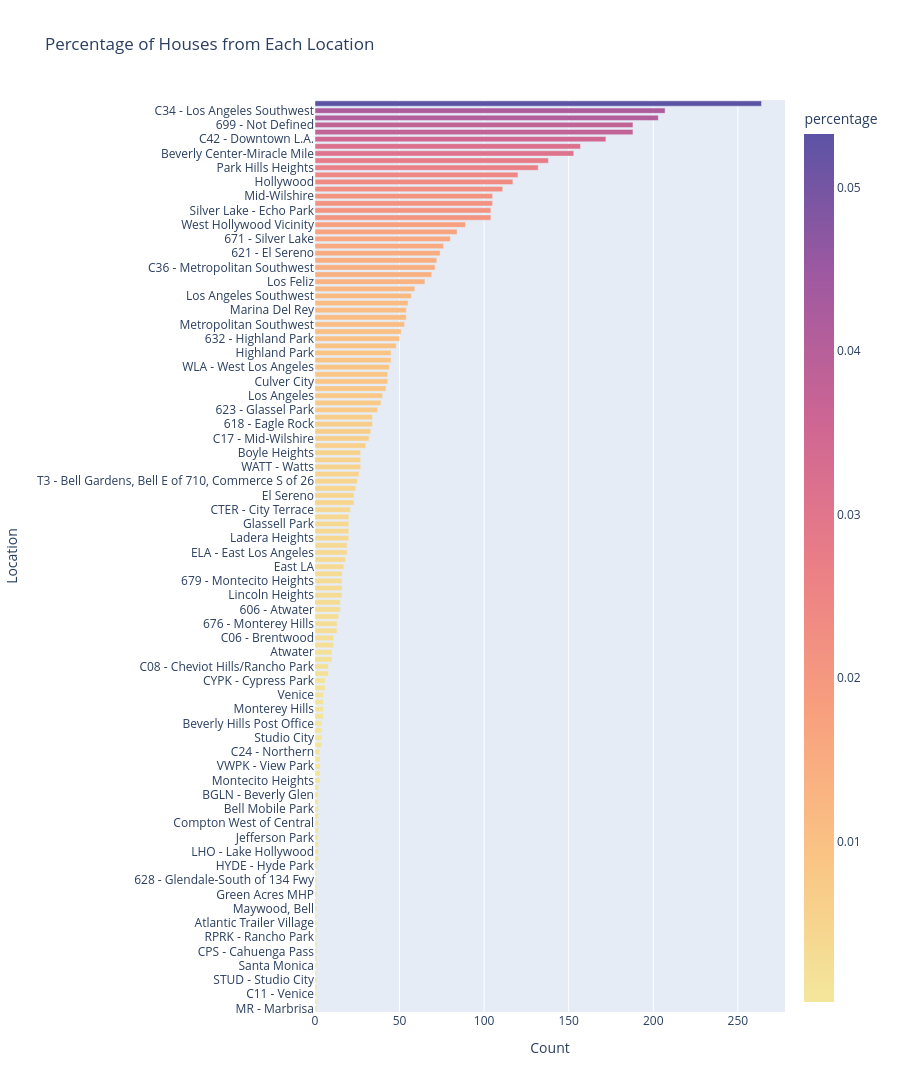

The notebook cell this image was saved under:
### Markdown cell above
As we can see here, Downtown L.A. has the most amount of houses for sale in November 2024 on `Redfin.com`.

### Code cell
# generate bar chart to see percentage of houses from each neighborhood
fig = px.bar(location_count, x = "count", y = "location", 
             hover_name = "location", hover_data = ["percentage", "count"],
             height=2000, color = "percentage", color_continuous_scale = "sunset",
             title = "Percentage of Houses from Each Location",
             labels = {"location": "Location",
                       "count": "Count"}
             )
fig.update_layout(bargap=0.25)
fig.show()

### Figure 1 — Plotly figure (JSON) as saved in the notebook; plotly's stock layout.template omitted (floating-point values rounded to 4 significant figures)
{"data": [{"alignmentgroup": "True", "customdata": [[0.0002], [0.0002], [0.0002], [0.0002], [0.0002], [0.0002], [0.0002], [0.0002], [0.0002], [0.0002], [0.0002], [0.0002], [0.0002], [0.0002], [0.0002], [0.0002], [0.0002], [0.0002], [0.0002], [0.0002], [0.0002], [0.0004], [0.0004], [0.0004], [0.0004], [0.0004], [0.0004], [0.0004], [0.0004], [0.0004], [0.0004], [0.0004], [0.00061], [0.00061], [0.00061], [0.00061], [0.00061], [0.00081], [0.00081], [0.00081], [0.00081], [0.00101], [0.00101], [0.00101], [0.00101], [0.00121], [0.00121], [0.00161], [0.00161], [0.00202], [0.00202], [0.00222], [0.00222], [0.00262], [0.00262], [0.00282], [0.00303], [0.00303], [0.00323], [0.00323], [0.00323], [0.00323], [0.00343], [0.00363], [0.00383], [0.00383], [0.00404], [0.00404], [0.00404], [0.00404], [0.00424], [0.00464], [0.00464], [0.00484], [0.00504], [0.00525], [0.00545], [0.00545], [0.00545], [0.00605], [0.00646], [0.00666], [0.00686], [0.00686], [0.00747], [0.00787], [0.00807], [0.00847], [0.00868], [0.00868], [0.00888], [0.00908], [0.00908], [0.00969], [0.01009], [0.01029], [0.01069], [0.0109], [0.0109], [0.0111], [0.0115], [0.0119], [0.01312], [0.01392], [0.01433], [0.01453], [0.01493], [0.01533], [0.01614], [0.01695], [0.01796], [0.02098], [0.02098], [0.02119], [0.02119], [0.0224], [0.02361], [0.02421], [0.02663], [0.02785], [0.03087], [0.03168], [0.03471], [0.03793], [0.03793], [0.04096], [0.04177], [0.05327]], "hovertemplate": "<b>%{hovertext}</b><br><br>Count=%{x}<br>Location=%{y}<br>percentage=%{marker.color}<extra></extra>", "hovertext": ["MR - Marbrisa", "OTHR", "C11 - Venice", "OLYM - Mount Olympus", "STUD - Studio City", "CO - Los Angeles (County)", "Santa Monica", "C02 - Beverly Hills Post Office", "CPS - Cahuenga Pass", "T2 - Cudahy, SouthGate W of 710, HuntPk S of Flore", "RPRK - Rancho Park", "North Inglewood", "Atlantic Trailer Village", "Cypress Park", "Maywood, Bell", "Florence Palms RV Park", "Green Acres MHP", "647 - Pasadena (SW)", "628 - Glendale-South of 134 Fwy", "D2 - Northwest Downey, N of Firestone, W of Downey", "HYDE - Hyde Park", "122 - Harbor Gateway", "LHO - Lake Hollywood", "Not Applicable-105", "Jefferson Park", "WIND - Windsor Hills", "Compton West of Central", "City Terrace", "Bell Mobile Park", "T5 - WalnutPk, HuntPk, Bell N of Florence, and Cud", "BGLN - Beverly Glen", "View Park", "Montecito Heights", "BAES - Bel Air Estates", "VWPK - View Park", "106 - Los Angeles", "C24 - Northern", "Beverly Hills", "Studio City", "C39 - Playa Vista", "Beverly Hills Post Office", "CHNA - Chinatown", "Monterey Hills", "103 - Ladera Heights", "Venice", "T6 - Maywood, Bell", "CYPK - Cypress Park", "C09 - Beverlywood Vicinity", "C08 - Cheviot Hills/Rancho Park", "Metropolitan", "Atwater", "C12 - Marina Del Rey", "C06 - Brentwood", "Playa Vista", "676 - Monterey Hills", "Cheviot Hills - Rancho Park", "606 - Atwater", "C30 - Hollywood Hills East", "Lincoln Heights", "Eagle Rock", "679 - Montecito Heights", "C28 - Culver City", "East LA", "C13 - Palms - Mar Vista", "ELA - East Los Angeles", "C10 - West Hollywood Vicinity", "Ladera Heights", "637 - Los Feliz", "Glassell Park", "C29 - Westchester", "CTER - City Terrace", "C19 - Beverly Center-Miracle Mile", "El Sereno", "C04 - Bel Air - Holmby Hills", "T3 - Bell Gardens, Bell E of 710, Commerce S of 26", "677 - Lincoln Hts", "WATT - Watts", "KREA - Koreatown", "Boyle Heights", "C23 - Metropolitan", "C17 - Mid-Wilshire", "Not Applicable", "618 - Eagle Rock", "HPK - Hancock Park", "623 - Glassel Park", "Mt Washington", "Los Angeles", "Metropolitan South", "Culver City", "C05 - Westwood - Century City", "WLA - West Los Angeles", "Westchester", "Highland Park", "680 - Mount Washington", "632 - Highland Park", "Beverlywood Vicinity", "Metropolitan Southwest", "PHHT - Park Hills Heights", "Marina Del Rey", "C03 - Sunset Strip - Hollywood Hills West", "Los Angeles Southwest", "West L.A.", "Los Feliz", "C20 - Hollywood", "C36 - Metropolitan Southwest", "BOYH - Boyle Heights", "621 - El Sereno", "Hollywood Hills East", "671 - Silver Lake", "Palms - Mar Vista", "West Hollywood Vicinity", "C16 - Mid Los Angeles", "Silver Lake - Echo Park", "Brentwood", "Mid-Wilshire", "C37 - Metropolitan South", "Hollywood", "Bel Air - Holmby Hills", "Park Hills Heights", "Hancock Park-Wilshire", "Beverly Center-Miracle Mile", "Mid Los Angeles", "C42 - Downtown L.A.", "Sunset Strip - Hollywood Hills West", "699 - Not Defined", "Westwood - Century City", "C34 - Los Angeles Southwest", "Downtown L.A."], "legendgroup": "", "marker": {"color": [0.0002, 0.0002, 0.0002, 0.0002, 0.0002, 0.0002, 0.0002, 0.0002, 0.0002, 0.0002, 0.0002, 0.0002, 0.0002, 0.0002, 0.0002, 0.0002, 0.0002, 0.0002, 0.0002, 0.0002, 0.0002, 0.0004, 0.0004, 0.0004, 0.0004, 0.0004, 0.0004, 0.0004, 0.0004, 0.0004, 0.0004, 0.0004, 0.00061, 0.00061, 0.00061, 0.00061, 0.00061, 0.00081, 0.00081, 0.00081, 0.00081, 0.00101, 0.00101, 0.00101, 0.00101, 0.00121, 0.00121, 0.00161, 0.00161, 0.00202, 0.00202, 0.00222, 0.00222, 0.00262, 0.00262, 0.00282, 0.00303, 0.00303, 0.00323, 0.00323, 0.00323, 0.00323, 0.00343, 0.00363, 0.00383, 0.00383, 0.00404, 0.00404, 0.00404, 0.00404, 0.00424, 0.00464, 0.00464, 0.00484, 0.00504, 0.00525, 0.00545, 0.00545, 0.00545, 0.00605, 0.00646, 0.00666, 0.00686, 0.00686, 0.00747, 0.00787, 0.00807, 0.00847, 0.00868, 0.00868, 0.00888, 0.00908, 0.00908, 0.00969, 0.01009, 0.01029, 0.01069, 0.0109, 0.0109, 0.0111, 0.0115, 0.0119, 0.01312, 0.01392, 0.01433, 0.01453, 0.01493, 0.01533, 0.01614, 0.01695, 0.01796, 0.02098, 0.02098, 0.02119, 0.02119, 0.0224, 0.02361, 0.02421, 0.02663, 0.02785, 0.03087, 0.03168, 0.03471, 0.03793, 0.03793, 0.04096, 0.04177, 0.05327], "coloraxis": "coloraxis", "pattern": {"shape": ""}}, "name": "", "offsetgroup": "", "orientation": "h", "showlegend": false, "textposition": "auto", "type": "bar", "x": [1, 1, 1, 1, 1, 1, 1, 1, 1, 1, 1, 1, 1, 1, 1, 1, 1, 1, 1, 1, 1, 2, 2, 2, 2, 2, 2, 2, 2, 2, 2, 2, 3, 3, 3, 3, 3, 4, 4, 4, 4, 5, 5, 5, 5, 6, 6, 8, 8, 10, 10, 11, 11, 13, 13, 14, 15, 15, 16, 16, 16, 16, 17, 18, 19, 19, 20, 20, 20, 20, 21, 23, 23, 24, 25, 26, 27, 27, 27, 30, 32, 33, 34, 34, 37, 39, 40, 42, 43, 43, 44, 45, 45, 48, 50, 51, 53, 54, 54, 55, 57, 59, 65, 69, 71, 72, 74, 76, 80, 84, 89, 104, 104, 105, 105, 111, 117, 120, 132, 138, 153, 157, 172, 188, 188, 203, 207, 264], "xaxis": "x", "y": ["MR - Marbrisa", "OTHR", "C11 - Venice", "OLYM - Mount Olympus", "STUD - Studio City", "CO - Los Angeles (County)", "Santa Monica", "C02 - Beverly Hills Post Office", "CPS - Cahuenga Pass", "T2 - Cudahy, SouthGate W of 710, HuntPk S of Flore", "RPRK - Rancho Park", "North Inglewood", "Atlantic Trailer Village", "Cypress Park", "Maywood, Bell", "Florence Palms RV Park", "Green Acres MHP", "647 - Pasadena (SW)", "628 - Glendale-South of 134 Fwy", "D2 - Northwest Downey, N of Firestone, W of Downey", "HYDE - Hyde Park", "122 - Harbor Gateway", "LHO - Lake Hollywood", "Not Applicable-105", "Jefferson Park", "WIND - Windsor Hills", "Compton West of Central", "City Terrace", "Bell Mobile Park", "T5 - WalnutPk, HuntPk, Bell N of Florence, and Cud", "BGLN - Beverly Glen", "View Park", "Montecito Heights", "BAES - Bel Air Estates", "VWPK - View Park", "106 - Los Angeles", "C24 - Northern", "Beverly Hills", "Studio City", "C39 - Playa Vista", "Beverly Hills Post Office", "CHNA - Chinatown", "Monterey Hills", "103 - Ladera Heights", "Venice", "T6 - Maywood, Bell", "CYPK - Cypress Park", "C09 - Beverlywood Vicinity", "C08 - Cheviot Hills/Rancho Park", "Metropolitan", "Atwater", "C12 - Marina Del Rey", "C06 - Brentwood", "Playa Vista", "676 - Monterey Hills", "Cheviot Hills - Rancho Park", "606 - Atwater", "C30 - Hollywood Hills East", "Lincoln Heights", "Eagle Rock", "679 - Montecito Heights", "C28 - Culver City", "East LA", "C13 - Palms - Mar Vista", "ELA - East Los Angeles", "C10 - West Hollywood Vicinity", "Ladera Heights", "637 - Los Feliz", "Glassell Park", "C29 - Westchester", "CTER - City Terrace", "C19 - Beverly Center-Miracle Mile", "El Sereno", "C04 - Bel Air - Holmby Hills", "T3 - Bell Gardens, Bell E of 710, Commerce S of 26", "677 - Lincoln Hts", "WATT - Watts", "KREA - Koreatown", "Boyle Heights", "C23 - Metropolitan", "C17 - Mid-Wilshire", "Not Applicable", "618 - Eagle Rock", "HPK - Hancock Park", "623 - Glassel Park", "Mt Washington", "Los Angeles", "Metropolitan South", "Culver City", "C05 - Westwood - Century City", "WLA - West Los Angeles", "Westchester", "Highland Park", "680 - Mount Washington", "632 - Highland Park", "Beverlywood Vicinity", "Metropolitan Southwest", "PHHT - Park Hills Heights", "Marina Del Rey", "C03 - Sunset Strip - Hollywood Hills West", "Los Angeles Southwest", "West L.A.", "Los Feliz", "C20 - Hollywood", "C36 - Metropolitan Southwest", "BOYH - Boyle Heights", "621 - El Sereno", "Hollywood Hills East", "671 - Silver Lake", "Palms - Mar Vista", "West Hollywood Vicinity", "C16 - Mid Los Angeles", "Silver Lake - Echo Park", "Brentwood", "Mid-Wilshire", "C37 - Metropolitan South", "Hollywood", "Bel Air - Holmby Hills", "Park Hills Heights", "Hancock Park-Wilshire", "Beverly Center-Miracle Mile", "Mid Los Angeles", "C42 - Downtown L.A.", "Sunset Strip - Hollywood Hills West", "699 - Not Defined", "Westwood - Century City", "C34 - Los Angeles Southwest", "Downtown L.A."], "yaxis": "y"}], "layout": {"bargap": 0.25, "barmode": "relative", "coloraxis": {"colorbar": {"title": {"text": "percentage"}}, "colorscale": [[0, "rgb(243, 231, 155)"], [0.1667, "rgb(250, 196, 132)"], [0.3333, "rgb(248, 160, 126)"], [0.5, "rgb(235, 127, 134)"], [0.6667, "rgb(206, 102, 147)"], [0.8333, "rgb(160, 89, 160)"], [1, "rgb(92, 83, 165)"]]}, "height": 2000, "legend": {"tracegroupgap": 0}, "title": {"text": "Percentage of Houses from Each Location"}, "xaxis": {"anchor": "y", "domain": [0, 1], "title": {"text": "Count"}}, "yaxis": {"anchor": "x", "domain": [0, 1], "title": {"text": "Location"}}}}
